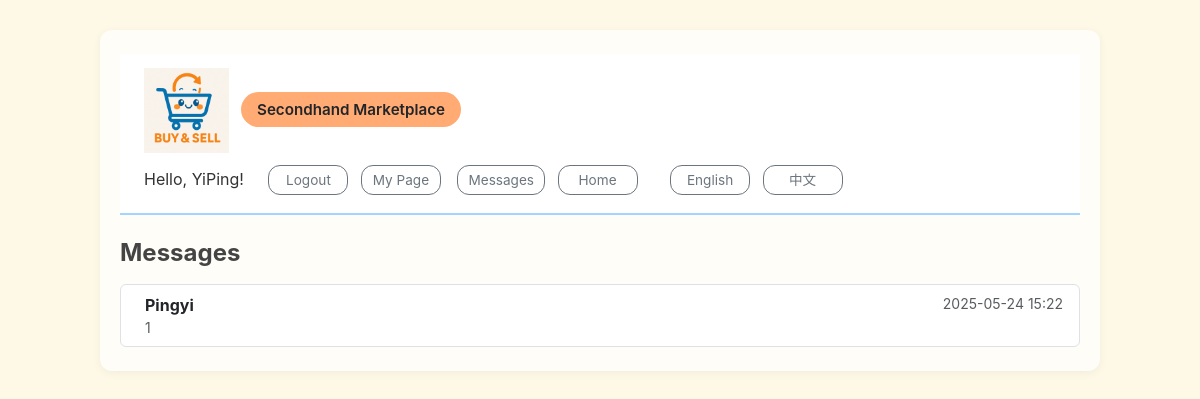
Screenshot of /message/ (signed in) with the database file from the repository.
### market/models.py (models this page shows, shortened)
class Message(models.Model):
    sender = models.ForeignKey(User, related_name='sent_messages', on_delete=models.CASCADE)
    receiver = models.ForeignKey(User, related_name='received_messages', on_delete=models.CASCADE)
    content = models.TextField()
    timestamp = models.DateTimeField(auto_now_add=True)
    is_read = models.BooleanField(default=False)
    item = models.ForeignKey(Item, null=True, blank=True, on_delete=models.SET_NULL)
    decision = models.CharField(
        max_length=10,
        choices=[('pending', 'Pending'), ('accepted', 'Accepted'), ('rejected', 'Rejected')],
        default='pending'
    )

### market/views.py (the view)
# urls.py: path('message/', views.messages_center, name='message'),
@login_required
def messages_center(request):
    user = request.user
    all_threads = (
        Message.objects
        .filter(Q(sender=user) | Q(receiver=user))
        .annotate(
            partner=Case(
                When(sender=user, then=F('receiver')),
                default=F('sender'),
                )
        )
    )
    latest_message_ids = (
        all_threads.values('partner')
        .annotate(latest_id=Max('id'))
        .values_list('latest_id', flat=True)
    )
    latest_conversations = Message.objects.filter(id__in=latest_message_ids).order_by('-timestamp')
    for msg in latest_conversations:
        msg.other_user = msg.receiver if msg.sender == user else msg.sender
    return render(request, 'pages/messages.html', {
        'latest_conversations': latest_conversations
    })

### templates/pages/messages.html (shortened to what this page needs)
{% extends "pages/base.html" %}
{% load i18n %}
{% block content %}
<h4 class="mb-3">{% trans "Messages" %}</h4>
<ul class="list-group">
  {% for msg in latest_conversations %}
    <a href="{% url 'chat_thread' msg.other_user.username %}" class="list-group-item list-group-item-action d-flex justify-content-between align-items-start text-decoration-none">
      <div class="ms-2 me-auto">
        <div class="fw-bold">
          {{ msg.other_user.username }}
        </div>
        <small class="text-muted">{{ msg.content|truncatewords:10 }}</small>
      </div>
      <span class="text-muted small">{{ msg.timestamp|date:"Y-m-d H:i" }}</span>
    </a>
  {% empty %}
    <li class="list-group-item">{% trans "No messages yet." %}</li>
  {% endfor %}
</ul>
{% endblock %}

### templates/pages/base.html (shortened to what this page needs)
{% load i18n %}
{% load static %}
<html lang="{{ LANGUAGE_CODE }}">
<head>
    <link href="https://cdn.jsdelivr.net/npm/bootstrap@5.3.3/dist/css/bootstrap.min.css" rel="stylesheet">
    <link rel="stylesheet" type="text/css" href="{% static 'style.css' %}">
</head>
<body>
    <div class="container py-4">
        <nav class="d-flex justify-content-between align-items-center mb-4">
        <div class="d-flex align-items-center">
            <img src="{% static 'logo.png' %}" alt="Logo" class="logo me-2">
            <h3 class="m-0"><a href="/" class="text-decoration-none text-dark">{% trans "Secondhand Marketplace" %}</a></h3>
        </div>
            <div>
                {% if user.is_authenticated %}
                    <span class="me-3">{% trans "Hello" %}, {{ user.username }}!</span>
                    <form method="post" action="{% url 'logout' %}" style="display: inline;">
                        <button type="submit" class="btn btn-outline-secondary btn-sm">{% trans "Logout" %}</button>
                    </form>
                {% else %}
                    <a href="{% url 'login' %}" class="btn btn-outline-primary  me-2">{% trans "Login" %}</a>
                    <a href="{% url 'register' %}" class="btn btn-primary ">{% trans "Register" %}</a>
                {% endif %}
                <a href="{% url 'my' %}" class="btn btn-outline-secondary  me-2">
                    {% trans "My Page" %}
                </a>
                <a href="{% url 'message' %}" class="btn btn-outline-secondary mx-1">
                {% trans "Messages" %}
                </a>
                <a href="{% url 'home' %}" class="btn btn-outline-secondary  me-2">
                    {% trans "Home" %}
                </a>
                <form action="{% url 'set_language' %}" method="get" class="d-inline ms-3">
                    <button type="submit" class="btn  btn-outline-secondary">English</button>
                </form>
                <form action="{% url 'set_language' %}" method="get" class="d-inline">
                    <button type="submit" class="btn  btn-outline-secondary">中文</button>
                </form>
            </div>
        </nav>
        {% block content %}{% endblock %}
    </div>
</body>
</html>

### static/style.css (style rules this page uses)
body { font-family: -apple-system, BlinkMacSystemFont, "Segoe UI", Roboto, "Helvetica Neue", Arial, "Noto Sans", sans-serif, "PingFang SC", "Hiragino Sans GB", "Microsoft YaHei", "Heiti SC"; margin: 0; padding: 0; background-color: #fef9e7; color: #333; word-break: break-word; line-height: 1.5; }
nav { display: flex; justify-content: space-between; align-items: center; background-color: #fff; padding: 14px 24px; flex-wrap: wrap; gap: 0.5rem; border-bottom: 2px solid #a3d5ff; }
nav a, nav button { background-color: #ffab73; color: white; border: none; border-radius: 20px; padding: 8px 16px; margin: 4px; font-weight: 600; text-decoration: none; transition: 0.3s; font-size: 0.95rem; white-space: nowrap; }
.container { max-width: 1000px; margin: 30px auto; padding: 20px; background-color: #fffdf7; border-radius: 12px; box-shadow: 0 2px 10px rgba(0,0,0,0.05); }
h4 { font-weight: bold; margin-bottom: 1rem; color: #444; }
form { margin-bottom: 2rem; }
.logo { height: 85px; width: auto; object-fit: contain; }
nav .btn { padding: 4px 10px; font-size: 0.85rem; border-radius: 12px; min-width: 80px; }

### rows the page displays
Message: other_user.username "Pingyi", content "1", timestamp "2025-05-24 15:22"

### other values shown
{{ user.username }} "YiPing"
